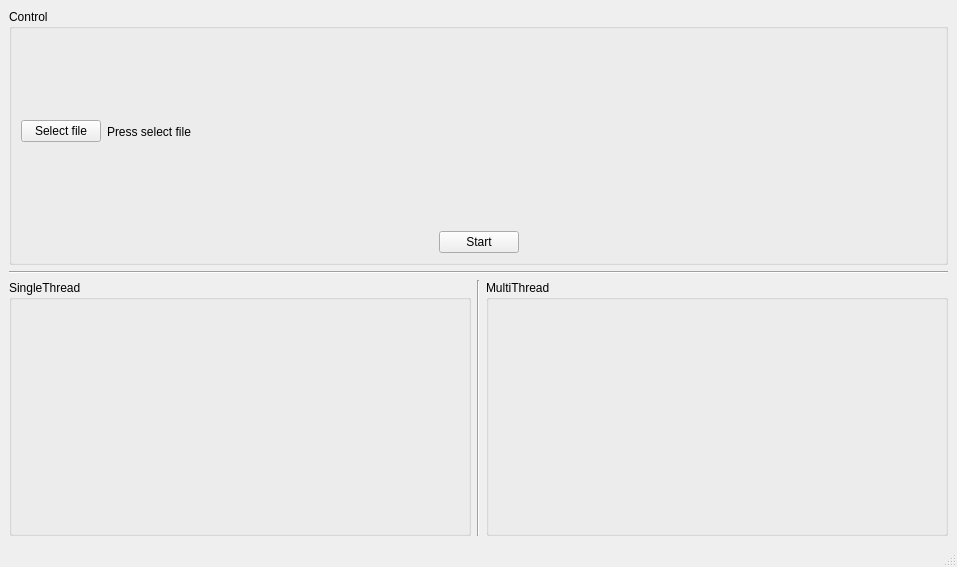
<?xml version="1.0" encoding="UTF-8"?>
<ui version="4.0">
 <class>MainWindow</class>
 <widget class="QMainWindow" name="MainWindow">
  <property name="geometry">
   <rect>
    <x>0</x>
    <y>0</y>
    <width>957</width>
    <height>567</height>
   </rect>
  </property>
  <property name="windowTitle">
   <string>MainWindow</string>
  </property>
  <widget class="QWidget" name="centralwidget">
   <layout class="QVBoxLayout" name="verticalLayout_3">
    <item>
     <widget class="QGroupBox" name="groupBox_3">
      <property name="title">
       <string>Control</string>
      </property>
      <layout class="QVBoxLayout" name="verticalLayout_2">
       <item>
        <layout class="QHBoxLayout" name="horizontalLayout">
         <item>
          <widget class="QPushButton" name="b_select">
           <property name="text">
            <string>Select file</string>
           </property>
          </widget>
         </item>
         <item>
          <widget class="QLabel" name="l_fileSelect">
           <property name="text">
            <string>Press select file</string>
           </property>
          </widget>
         </item>
         <item>
          <spacer name="horizontalSpacer_3">
           <property name="orientation">
            <enum>Qt::Orientation::Horizontal</enum>
           </property>
           <property name="sizeHint" stdset="0">
            <size>
             <width>40</width>
             <height>20</height>
            </size>
           </property>
          </spacer>
         </item>
        </layout>
       </item>
       <item>
        <layout class="QHBoxLayout" name="horizontalLayout_2">
         <item>
          <spacer name="horizontalSpacer">
           <property name="orientation">
            <enum>Qt::Orientation::Horizontal</enum>
           </property>
           <property name="sizeHint" stdset="0">
            <size>
             <width>40</width>
             <height>20</height>
            </size>
           </property>
          </spacer>
         </item>
         <item>
          <widget class="QPushButton" name="b_start">
           <property name="text">
            <string>Start</string>
           </property>
          </widget>
         </item>
         <item>
          <spacer name="horizontalSpacer_2">
           <property name="orientation">
            <enum>Qt::Orientation::Horizontal</enum>
           </property>
           <property name="sizeHint" stdset="0">
            <size>
             <width>40</width>
             <height>20</height>
            </size>
           </property>
          </spacer>
         </item>
        </layout>
       </item>
      </layout>
     </widget>
    </item>
    <item>
     <widget class="Line" name="line">
      <property name="orientation">
       <enum>Qt::Orientation::Horizontal</enum>
      </property>
     </widget>
    </item>
    <item>
     <layout class="QHBoxLayout" name="horizontalLayout_3">
      <item>
       <widget class="QGroupBox" name="gb_singleThread">
        <property name="title">
         <string>SingleThread</string>
        </property>
       </widget>
      </item>
      <item>
       <widget class="Line" name="line_2">
        <property name="orientation">
         <enum>Qt::Orientation::Vertical</enum>
        </property>
       </widget>
      </item>
      <item>
       <widget class="QGroupBox" name="gb_multiThread">
        <property name="title">
         <string>MultiThread</string>
        </property>
       </widget>
      </item>
     </layout>
    </item>
   </layout>
  </widget>
  <widget class="QMenuBar" name="menubar">
   <property name="geometry">
    <rect>
     <x>0</x>
     <y>0</y>
     <width>957</width>
     <height>24</height>
    </rect>
   </property>
  </widget>
  <widget class="QStatusBar" name="statusbar"/>
 </widget>
 <resources/>
 <connections/>
</ui>
